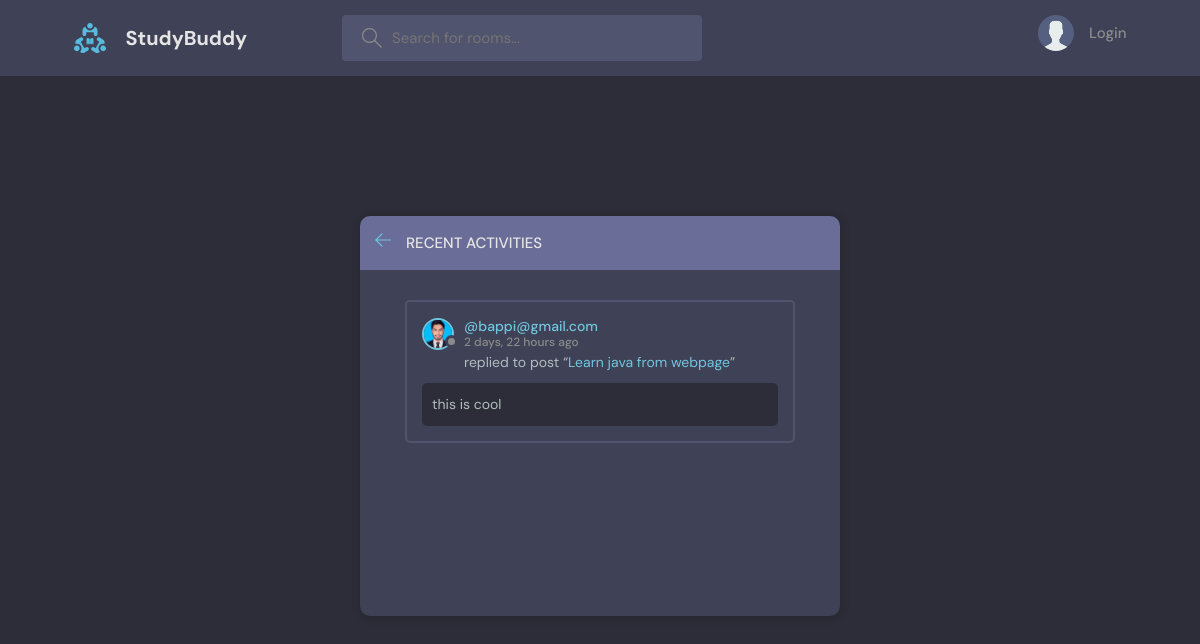
The page /activity/ on the database as committed earlier.
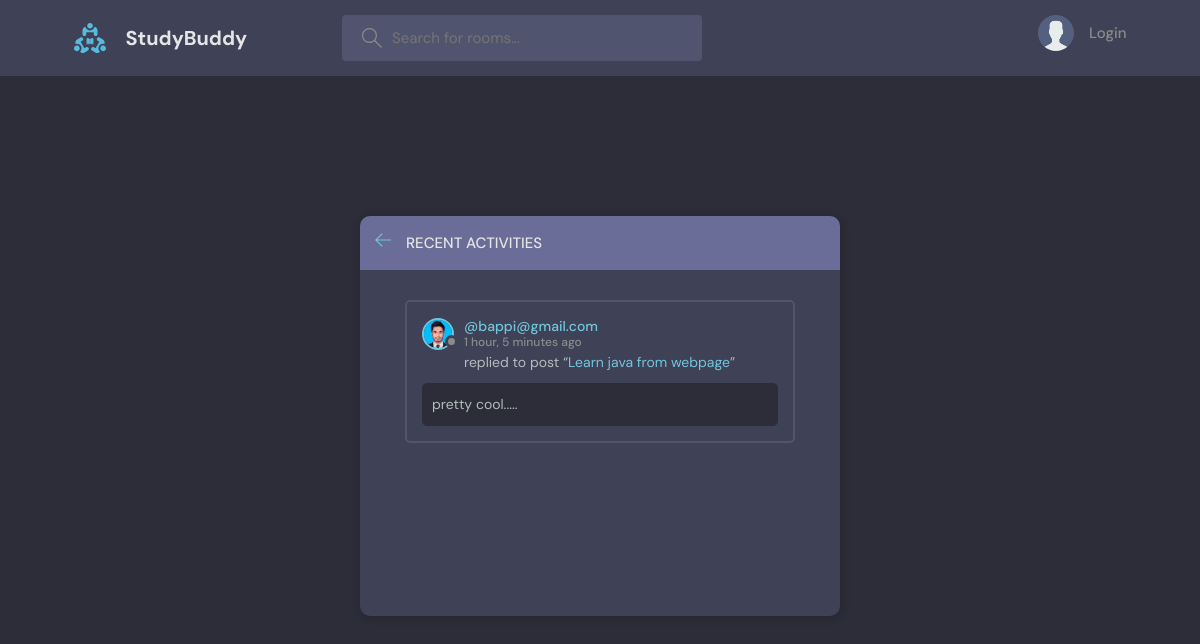
The same page on the database as committed later.
### base/models.py (models this page shows, shortened)
class Message(models.Model):
    user = models.ForeignKey(User, on_delete=models.CASCADE)
    room = models.ForeignKey(Rooms, on_delete=models.CASCADE)
    body = models.TextField(max_length=200)
    updated = models.DateTimeField(auto_now=True)
    created = models.DateTimeField(auto_now_add=True)
    class Meta:
        ordering = ['-updated','-created']

class User(AbstractUser):
    name = models.CharField(max_length=200, null = True)
    email = models.EmailField(unique=True, null = True)
    bio = models.TextField(null=True)
    avatar = models.ImageField(null= True, default='avatar.svg')
    USERNAME_FIELD = 'email'
    REQUIRED_FIELDS = ['username']

class Rooms(models.Model):
    host = models.ForeignKey(User, on_delete=models.SET_NULL, null=True)
    topic = models.ForeignKey(Topic, on_delete=models.SET_NULL, null=True)
    name = models.CharField(max_length=200)
    description = models.TextField(null=True, blank=True)
    participants = models.ManyToManyField(User, related_name='participants', blank=True)
    updated = models.DateTimeField(auto_now=True)
    created = models.DateTimeField(auto_now_add=True)
    class Meta:
        ordering = ['-updated','-created']
    def __str__(self):
        return self.name

### base/views.py (the view)
# urls.py: path('activity/', views.activityPage, name='activity'),
def activityPage(request):
    room_messages = Message.objects.all()
    return render(request, 'base/activity.html',{'room_messages':room_messages})

### base/templates/base/activity.html (shortened to what this page needs)
{% extends 'main.html' %}
{% block content %}
    <main class="layout">
      <div class="container">
        <div class="layout__box">
          <div class="layout__boxHeader">
            <div class="layout__boxTitle">
              <a href="{% url 'home' %}}">
                <svg version="1.1" xmlns="http://www.w3.org/2000/svg" width="32" height="32" viewBox="0 0 32 32">
                  <title>arrow-left</title>
                  <path
                    d="M13.723 2.286l-13.723 13.714 13.719 13.714 1.616-1.611-10.96-10.96h27.625v-2.286h-27.625l10.965-10.965-1.616-1.607z"
                  ></path>
                </svg>
              </a>
              <h3>Recent Activities</h3>
            </div>
          </div>
          <div class="activities-page layout__body">
            {% for message in room_messages %}
              <div class="activities__box">
                <div class="activities__boxHeader roomListRoom__header">
                  <a href="{% url 'user_profile' message.user.id %}" class="roomListRoom__author">
                    <div class="avatar avatar--small">
                      <img src="{{message.user.avatar.url}}" />
                    </div>
                    <p>
                      @{{ message.user}}
                      <span>{{ message.created|timesince }} ago</span>
                    </p>
                  </a>
                </div>
                <div class="activities__boxContent">
                  <p>replied to post “<a href="{% url 'room' message.room.id %}">{{ message.room }}</a>”</p>
                  <div class="activities__boxRoomContent">
                      {{ message.body }}
                  </div>
                </div>
              </div>
              {% endfor %}
          </div>
        </div>
      </div>
    </main>
{% endblock content %}

Rows that differ between the two databases and show on the page:
changed Message "bappi@gmail.com": user.avatar: a different picture; created "2 days, 22 hours" → "1 hour, 5 minutes"; body "this is cool" → "pretty cool....."
